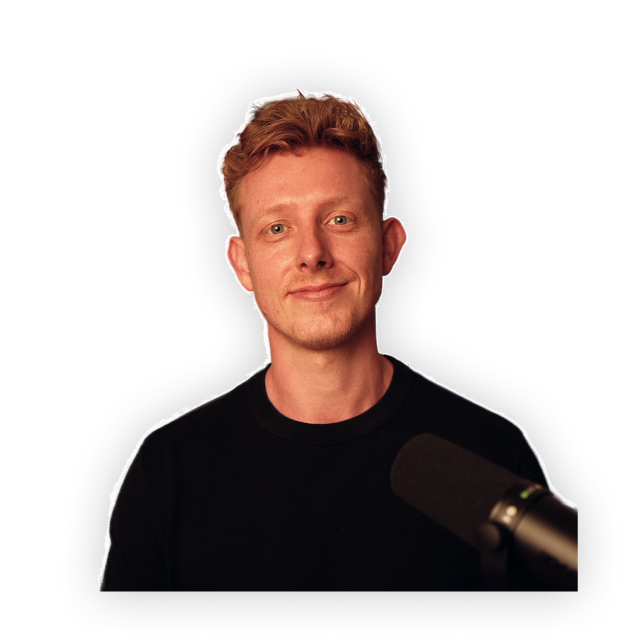
#> input picture plugins/benai-marketing/skills/carousel-builder/assets/portrait/ben-portrait.png, 1256 x 1288 px (shown at 1/2 size)
$ python footer.py ../assets/portrait/ben-portrait.png 5 5 ../assets/portrait/ben-portrait.png
#> lines starting #> are read from the running program, lines starting #| are printed output that depends on the picture; after the words box and inside, x2 and y2 are one past the last pixel; in counts of white or black regions, pixels touching at a corner belong together
#!/usr/bin/env python3
"""
Composite the Ben AI footer bar onto a carousel slide.

The footer is drawn by CODE (never by the image model) so the logo, avatar,
name, and page numbers are always pixel-correct and identical across slides.

Usage:
    python3 footer.py <in.png> <page_num> <total> <out.png>

Assets resolve relative to this skill by default; override with env vars:
    CB_LOGO=/path/to/smiley.png   CB_PORTRAIT=/path/to/portrait.png
    CB_NAME="Ben Van Sprundel"    CB_HANDLE="Ben AI"
"""
import os, sys
from PIL import Image, ImageDraw, ImageFont

HERE = os.path.dirname(os.path.abspath(__file__))
ASSETS = os.path.join(HERE, "..", "assets")
LOGO_SRC = os.environ.get("CB_LOGO", os.path.join(ASSETS, "logo", "benai-smiley.png"))
PORTRAIT = os.environ.get("CB_PORTRAIT", os.path.join(ASSETS, "portrait", "ben-portrait.png"))
NAME     = os.environ.get("CB_NAME", "Ben Van Sprundel")
HANDLE   = os.environ.get("CB_HANDLE", "Ben AI")

CREAM = (250, 243, 227, 255)
BAR   = (20, 17, 14, 255)
FONTS = os.path.join(ASSETS, "fonts")
# Preference order per role: bundled brand fonts, then macOS, then Linux/PIL defaults.
BOLD_CANDIDATES = [
    os.path.join(FONTS, "bold.ttf"),
    "/System/Library/Fonts/Supplemental/Arial Bold.ttf",
    "/usr/share/fonts/truetype/dejavu/DejaVuSans-Bold.ttf",
    "DejaVuSans-Bold.ttf",  # bundled with Pillow
]
MONO_CANDIDATES = [
    os.path.join(FONTS, "mono.ttf"),
    "/System/Library/Fonts/Menlo.ttc",
    "/usr/share/fonts/truetype/dejavu/DejaVuSansMono.ttf",
    "DejaVuSansMono.ttf",
]
ARIAL_BOLD = "bold"
MENLO = "mono"


def font(role, size):
    candidates = BOLD_CANDIDATES if role == "bold" else MONO_CANDIDATES
    for p in candidates:
        try:
            return ImageFont.truetype(p, size)
        except Exception:
            continue
    return ImageFont.load_default()


def cream_logo(diam):
    """Load the real logo, key out its white background, recolor the mark to cream."""
    lg = Image.open(LOGO_SRC).convert("RGBA")
    out = []
    for r, g, b, a in lg.getdata():
        lum = (r * 299 + g * 587 + b * 114) // 1000
        alpha = a if a < 255 else 0
        alpha = max(alpha, 255 - lum)        # dark ink -> opaque cream, white bg -> transparent
        out.append((CREAM[0], CREAM[1], CREAM[2], alpha))
    lg.putdata(out)
    bbox = lg.getbbox()
    if bbox:
        lg = lg.crop(bbox)                   # trim padding so the mark fills the box
    return lg.resize((diam, diam), Image.LANCZOS)


def avatar_disc(diam):
    """Circle-crop the portrait onto a cream disc (never a black background)."""
    p = Image.open(PORTRAIT).convert("RGBA")
    w, h = p.size
    # face-centered square crop (scales with source size)
    side = int(min(w, h) * 0.72)
    cx, cy = int(w * 0.5), int(h * 0.37)
    box = (cx - side // 2, cy - side // 2, cx + side // 2, cy + side // 2)
    face = p.crop(box).resize((diam, diam), Image.LANCZOS)
    disc = Image.new("RGBA", (diam, diam), CREAM)
    disc.paste(face, (0, 0), face)
    mask = Image.new("L", (diam, diam), 0)
    ImageDraw.Draw(mask).ellipse((0, 0, diam - 1, diam - 1), fill=255)
    disc.putalpha(mask)
    ring = Image.new("RGBA", (diam, diam), (0, 0, 0, 0))
    ImageDraw.Draw(ring).ellipse((2, 2, diam - 3, diam - 3), outline=CREAM, width=5)
    disc.alpha_composite(ring)
    return disc


def main(inp, page, total, out):
#> called with inp = '../assets/portrait/ben-portrait.png', page = 5, total = 5, out = '../assets/portrait/ben-portrait.png'
    img = Image.open(inp).convert("RGBA")
#> img is the input picture: PIL image 1256x1288 RGBA; mean R, G, B, A 40.8, 31.7, 29.6, 81.4
    W, H = img.size
#> W = 1256; H = 1288
    bar_h = round(H * 0.105)
#> bar_h = 135
    bar_top = H - bar_h
#> bar_top = 1153
    cy = bar_top + bar_h // 2
#> cy = 1220
    margin = round(W * 0.040)
#> margin = 50
    d = ImageDraw.Draw(img)
    d.rectangle((0, bar_top, W, H), fill=BAR)

    # left: avatar + name
    av_d = round(bar_h * 0.62)
#> av_d = 84
    img.alpha_composite(avatar_disc(av_d), (margin, cy - av_d // 2))
#> in avatar_disc, `face = p.crop(box).resize((diam, diam), Image.LANCZOS)`:
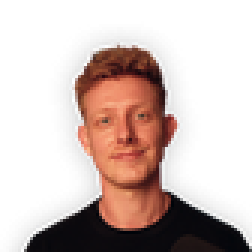
#> face: PIL image 84x84 RGBA (shown 3 times larger); mean R, G, B, A 60.1, 43.2, 38.6, 85.7; transparent parts drawn white
#> in avatar_disc, `disc = Image.new("RGBA", (diam, diam), CREAM)`:
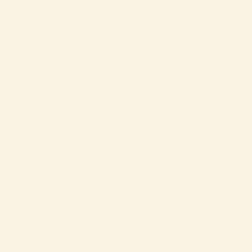
#> disc: PIL image 84x84 RGBA (shown 3 times larger); mean R, G, B, A 250, 243, 227, 255
#> in avatar_disc, `disc.paste(face, (0, 0), face)`:
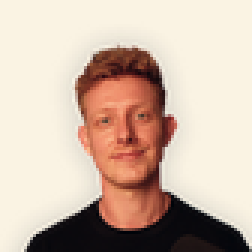
#> disc: PIL image 84x84 RGBA (shown 3 times larger); mean R, G, B, A 204.5, 183.3, 168.1, 250.9; transparent parts drawn white
#> in avatar_disc, `mask = Image.new("L", (diam, diam), 0)`: mask: PIL image 84x84 L; every value is 0
#> in avatar_disc, `ImageDraw.Draw(mask).ellipse((0, 0, diam - 1, diam - 1), fill=255)`:
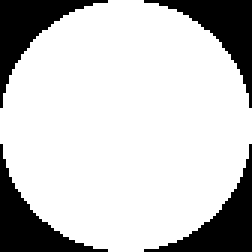
#> mask: PIL image 84x84 L (shown 3 times larger); 78.5% white; 4 black regions, box (x1, y1, x2, y2) and area: (0, 0, 36, 36) 380, (48, 0, 84, 36) 380, (0, 48, 36, 84) 380, (48, 48, 84, 84) 380
#> in avatar_disc, `ring = Image.new("RGBA", (diam, diam), (0, 0, 0, 0))`: ring: PIL image 84x84 RGBA; every value is 0
#> in avatar_disc, `ImageDraw.Draw(ring).ellipse((2, 2, diam - 3, diam - 3), outline=CREAM..`:
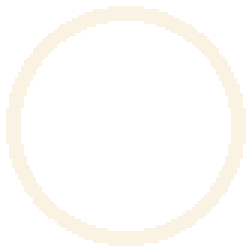
#> ring: PIL image 84x84 RGBA (shown 3 times larger); mean R, G, B, A 41.2, 40.1, 37.4, 42.1; transparent parts drawn white
#> in avatar_disc, `disc.alpha_composite(ring)`:
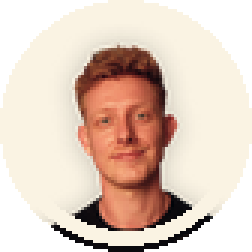
#> disc: PIL image 84x84 RGBA (shown 3 times larger); mean R, G, B, A 212.9, 191.5, 175.5, 200.1; transparent parts drawn white
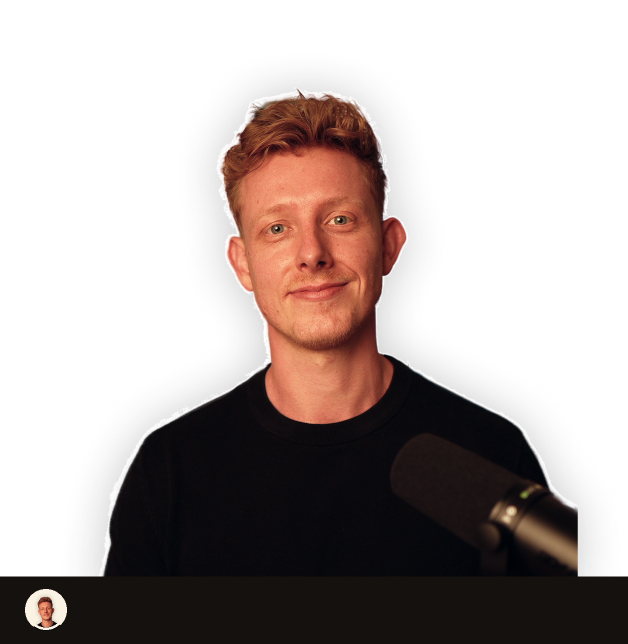
#> img: PIL image 1256x1288 RGBA (shown at 1/2 size); mean R, G, B, A 38, 28.5, 26, 102.7; transparent parts drawn white
    name_f = font(ARIAL_BOLD, round(bar_h * 0.26))
    nx = margin + av_d + round(bar_h * 0.22)
#> nx = 164
    nb = d.textbbox((0, 0), NAME, font=name_f)
#> nb = (0, 6, 312, 40)
    d.text((nx, cy - (nb[3] - nb[1]) // 2 - nb[1]), NAME, font=name_f, fill=CREAM)

    # right group: logo | handle | page
    page_f = font(MENLO, round(bar_h * 0.25))
    hand_f = font(ARIAL_BOLD, round(bar_h * 0.27))
    lg_d = round(bar_h * 0.58)
#> lg_d = 78
    gap = round(bar_h * 0.16)
#> gap = 22
    page_txt = f"{page:02d} / {total:02d}"
    pb = d.textbbox((0, 0), page_txt, font=page_f); pw = pb[2] - pb[0]
#> after `pb = d.textbbox((0, 0), page_txt, font=page_f)`: pb = (0, 7, 120, 35)
#> after `pw = pb[2] - pb[0]`: pw = 120
    hb = d.textbbox((0, 0), HANDLE, font=hand_f);  hw = hb[2] - hb[0]
#> after `hb = d.textbbox((0, 0), HANDLE, font=hand_f)`: hb = (0, 8, 116, 34)
#> after `hw = hb[2] - hb[0]`: hw = 116
    x = W - margin
#> x = 1206
    d.text((x - pw - pb[0], cy - (pb[3] - pb[1]) // 2 - pb[1]), page_txt, font=page_f, fill=CREAM)
    x -= pw + gap
#> x = 1064
    d.text((x - hw - hb[0], cy - (hb[3] - hb[1]) // 2 - hb[1]), HANDLE, font=hand_f, fill=CREAM)
    x -= hw + gap
#> x = 926
    img.alpha_composite(cream_logo(lg_d), (x - lg_d, cy - lg_d // 2))

    img.convert("RGB").save(out, "PNG")
    print("wrote", out)


if __name__ == "__main__":
#> (the run stopped early here; a loop or call above may not have finished)
